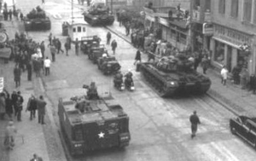
#> input picture hw2/DIPSourceHW2.png, 256 x 161 px, shrunk from 550 x 346 before the run
$ jupyter execute final.ipynb
#> lines starting #> are read from the running program, lines starting #| are printed output that depends on the picture
### hw2/src/image_helper.py
import matplotlib.pyplot as plt
import numpy as np
import cv2
from scipy import fftpack

def plot_image(image_, name_: str,path_prefix=None):
    plt.figure()
    plt.imshow(image_, cmap="gray")
    plt.title(name_)
    plt.show(block=0)
    if path_prefix:
        plt.savefig(path_prefix + name_)
    return

def plot_psf(psf,name):
    plt.imshow(psf, cmap='gray')
    plt.title(f'{name} PSF (spatial domain)')
    plt.show()
    psf_dft = fftpack.fftshift(fftpack.fft2(psf))
    plt.title(f'{name} PSF (frequency domain)')
    plt.imshow(np.abs(psf_dft))
    plt.colorbar()
    plt.show()

### hw2/src/psf.py
import numpy as np
import matplotlib.pyplot as plt
import cv2
from scipy import fftpack,signal
import scipy.signal
import skimage.measure

class PSFManager:

    def CreatePSF(self,name:str, **kwargs):
        choice = name.lower()
        if choice == 'sinc':
            return self.__sinc__(**kwargs)
        elif choice == 'gaussian':
            return self.__gaussian_kernel__(**kwargs)
        elif choice == 'box':
            return self.__box__(**kwargs)
        else:
            raise Exception(f"invalid name {name}")

    def ApplyPSF(self,image,psf):
        if psf is None or image is None:
             raise Exception(f"invalid parames")
        psf_image = signal.convolve2d(image, psf, mode='same', boundary='wrap')
        psnr = skimage.metrics.peak_signal_noise_ratio(image, psf_image)
        return (psf_image,psnr)


    def __sinc__(self,window_size):
        edge = window_size // 2
        x = np.linspace(-edge, edge, num=window_size)
        xx = np.outer(x, x)
        s = np.sinc(xx)
        s = s / s.sum()
        return s

    def __box__(self,width,height,box_size):
        h_ = int(height / 2)
        w_ = int(width / 2)
        d_ = int(box_size / 2)
        PSF_box_ = np.zeros((height, width))
        PSF_box_[h_ - d_:h_ + d_, w_ - d_:w_ + d_] = 1 / (box_size ** 2)
        return PSF_box_

    def __gaussian_kernel__(self,size, std=1):
        edge = size // 2
        ax = np.linspace(-edge, edge, num=size)
        xx, yy = np.meshgrid(ax, ax)
        kernel = np.exp(-(xx ** 2 + yy ** 2) / (2 * std **2))
        return kernel / kernel.sum()

### hw2/final.ipynb
[cell 1]
import numpy as np
import matplotlib.pyplot as plt
import cv2
from scipy import fftpack
import skimage.measure
import scipy.signal

[cell 2]
import src.psf as psf
import src.image_helper as image_helper
import src.hyperparams as hyperparams
import src.kernel_estimator as kernel_estimator
import src.deblur as deblur

[cell 3]
IMAGE_PATH = 'DIPSourceHW2.png'
RESULT_PATH = './output/'
SIZE = 256
WHITE_LEVEL = 255
ALPHA = 3

To do this exercise, please download the source image DIPSourceHW2.png from here. We
will treat this image as our continuous scene $f (x)$.

[cell 4]
image = cv2.imread(IMAGE_PATH, cv2.IMREAD_GRAYSCALE)
#> image is the input picture: shape (161, 256); min 46, max 255, mean 138
if (image is None):
    raise Exception(f'image not found at {IMAGE_PATH}')
image = image / WHITE_LEVEL  #normaliztig
image_helper.plot_image(image, f'{IMAGE_PATH}')

Create two high-resolution and two low-resolution versions of the source image, once
using a $sinc$ filter and once using a Gaussian filter. You may choose any $\alpha \in \mathbb{N}$.

[cell 5]
psf_service = psf.PSFManager()
print(hyperparams.sinc_hp())
print(hyperparams.gaussian_hp())

[cell 6]
sinc_psf = psf_service.CreatePSF('sinc',**hyperparams.sinc_hp())
gaussian_psf = psf_service.CreatePSF('gaussian',**hyperparams.gaussian_hp())

[cell 7]
image_helper.plot_psf(sinc_psf,"sinc")
#> in plot_psf, `plt.show()`:
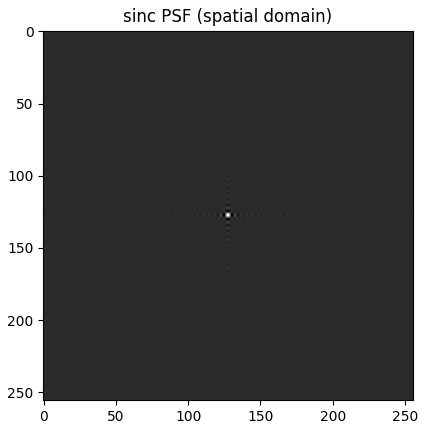
#> figure drawn by matplotlib, 1 panel
#> in plot_psf, `plt.show()`:
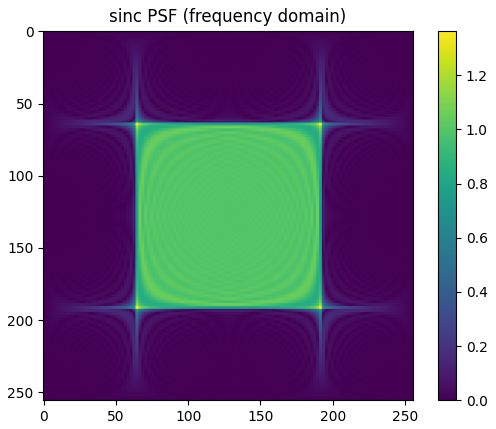
#> figure drawn by matplotlib, 2 panels

[cell 8]
image_helper.plot_psf(gaussian_psf,"gaussian")
#> call 2 of plot_psf, with name = 'gaussian'
#> in plot_psf (call 2), `plt.show()`:
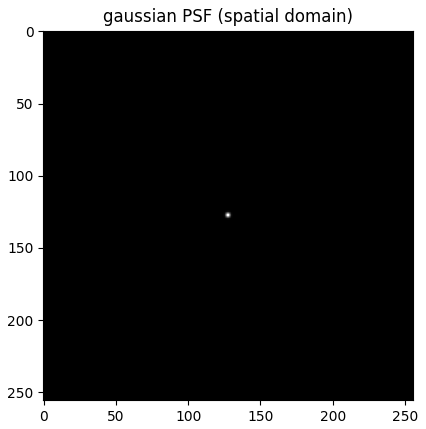
#> figure drawn by matplotlib, 1 panel
#> in plot_psf (call 2), `plt.show()`:
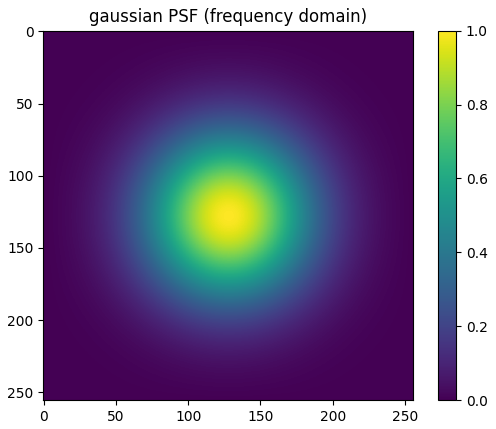
#> figure drawn by matplotlib, 2 panels

[cell 9]
sinc_blured = psf_service.ApplyPSF(image,sinc_psf)
#> in ApplyPSF, `psf_image = signal.convolve2d(image, psf, mode='same', boundary='wrap')`:
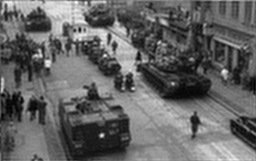
#> psf_image: shape (161, 256) float64; min 0.164, max 1.12, mean 0.541; drawn with min black and max white
#> in ApplyPSF, `psnr = skimage.metrics.peak_signal_noise_ratio(image, psf_image)`: psnr = 27.38
